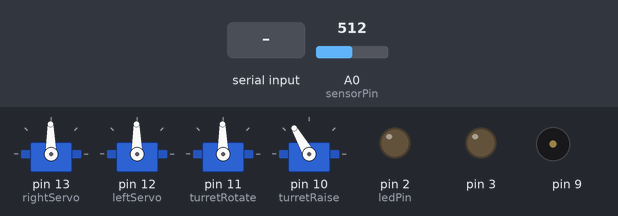
A sketch run on a simulated Arduino Uno, built with avr-gcc and run on an emulated ATmega328P. Parts: 4 × servo, output pins drawn as LEDs (lit = HIGH), buzzer (waves = sounding). The test bench sets the inputs (shaded band); at power-on: A0 (sensorPin) = 512. What the sketch prints to the serial monitor is not drawn.

Above: at 1.2 s.
1.3 s: byte 112 (112) received over Serial
At 1.9 s:
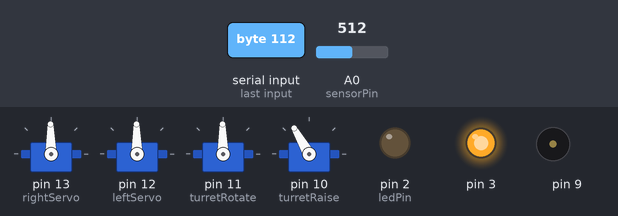
4.0 s: A0 (sensorPin) set to 529
At 5.0 s:
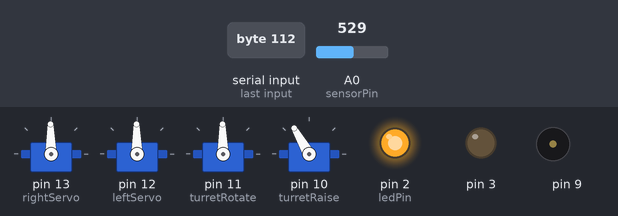
5.5 s: "c" received over Serial
At 5.9 s:
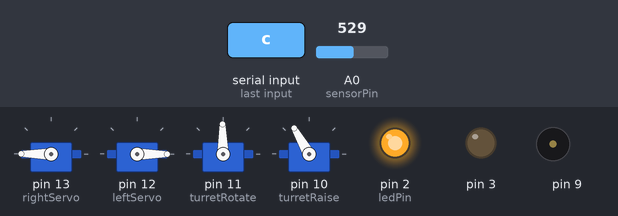
7.5 s: byte 103 (103) received over Serial
At 7.8 s:
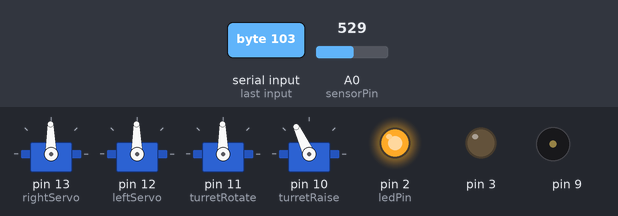
9.0 s: "d" received over Serial
At 9.4 s:
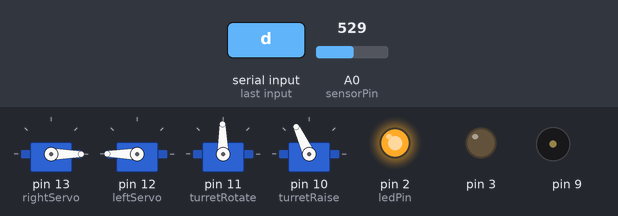
11.0 s: A0 (sensorPin) set to 511
At 11.8 s:
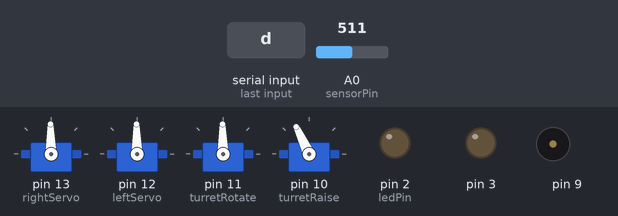
Timing chart, 0 to 13.5 s (numbered marks = the images above; inputs shaded):
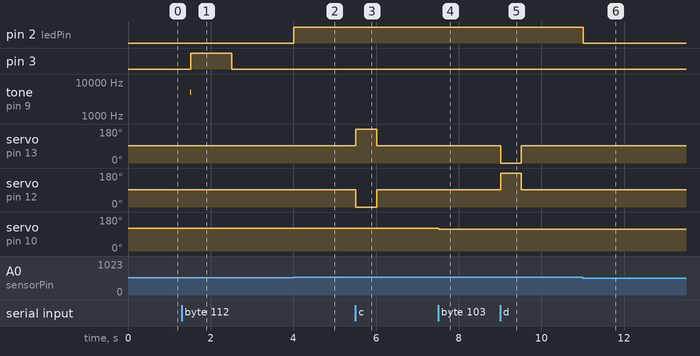

The sketch:

test_copy_20231109200802_copy_20231109200813.ino
```cpp
//Brandon Syverson
//Bluetooh controlled tank via arduino uno
//Phone app controller: "USBRControl"
//Bluetooth module = HC-06

//libraries
#include <Servo.h>//servo library

//variables
int data;
Servo rightServo;//right wheel
Servo leftServo;//left wheel

Servo turretRotate;
Servo turretRaise;

int servoTurretPosition = 120;//start turretRaise in lowered position (120)

const int sensorPin = 0;//light sensor
const int ledPin = 2;
int lightLevel, high = 0, low = 1023;

//setup
void setup()
{
  Serial.begin(9600);
  pinMode(13, OUTPUT);
  pinMode(12, OUTPUT);
  pinMode(11, OUTPUT);
  pinMode(10, OUTPUT);
  pinMode(9, OUTPUT);
  pinMode(3, OUTPUT);

  rightServo.attach(13);
  leftServo.attach(12);

  turretRotate.attach(11);
  turretRaise.attach(10);

  turretRaise.write(servoTurretPosition);//start lowered (120)

  pinMode(ledPin, OUTPUT);
}

//loop
void loop()
{

//TEST
  //turretShoot();
  //driveRight();

  //read data
  while(Serial.available() > 0){
    data = Serial.read();//'data' is a keycode indicating which button the app was pushed
    Serial.print(data);
  }

  //restart arduino
  if(data == 108){//D button
    restart();
  }

  //driving movement
  if(data == 99){//right top button
    driveForward();
  }
  else if(data == 100){//left bottom button
    driveReverse();
  }
  else if(data == 114){//left middle button
    driveStop();
  }

  else if(data == 98){//left right button
    driveRight();
  }
  else if(data == 97){//left left button
    driveLeft();
  }

  //turret movement
  else if(data == 101){//right left button
    turretRotateLeft();
  }
  else if(data == 102){//right right button
    turretRotateRight();
  }
  else if(data == 103){//right up button
    if(servoTurretPosition > 100){
      servoTurretPosition = servoTurretPosition - 5;
      turretRaiseUp(servoTurretPosition);
    }
  }
  else if(data == 104){//right bottom button
    //turretRaiseDown();
      if(servoTurretPosition < 120){
        servoTurretPosition = servoTurretPosition + 5;
        turretRaiseUp(servoTurretPosition);
    }
  }
  else if(data == 112){//R button
    turretShoot();
  }


  //stopping methods
if(data == 0){
    driveStop();
    turretStop();
    turretRaiseStop();
  }

  //debug
debug(500);//prints bluetooth signal codes at 500 speed
  if(data != 0){
    data = 0;
  }

  //headlights
headlights();//enables headlights when dark
}//end loop

//----------methods----------

//headlights
void headlights(){
  lightLevel = analogRead(sensorPin);
  manualTune();
  analogWrite(ledPin, lightLevel);
}

//driving methods
void driveForward()//both servos forward
{
  rightServo.write(180);
  leftServo.write(0);
}

void driveReverse(){//both servos reverse
  rightServo.write(0);
  leftServo.write(180);
}

void driveStop(){//both servos stop
  rightServo.write(91);
  leftServo.write(91);
}

void driveRight(){//left servo forward, right servo reverse
  rightServo.write(180);
  leftServo.write(180);
}

void driveLeft(){//left servo reverse, right servo forward
  rightServo.write(0);
  leftServo.write(0);
}


//turret methods
void turretRotateRight(){//rotate turret right
  turretRotate.write(85);//86
}

void turretRotateLeft(){//rotate turret left
  turretRotate.write(96);//96
}

void turretStop(){//stop turret
  turretRotate.write(91);
}

void turretRaiseUp(int x){//raise barrel up (x)
  //turretRaise.write(80);
  turretRaise.write(x);
}


void turretRaiseDown(int x){//raise barrel down (x)
  //turretRaise.write(110);
  turretRaise.write(x);
}


void turretRaiseStop(){//stop barrel movement
  //turretRaise.write(91);
}

void turretShoot(){//light LED on barrel and make sound with speaker
  tone(9, 5000);
  delay(10);
  noTone(9);
  digitalWrite(3, HIGH);
  delay(1000);
  digitalWrite(3, LOW);
}

//debug method
int debug(int time){//display which button is clicked throught serial monitor and bluetooth
  delay(time);
  Serial.print(data);
}

void autoTune()
{
  if (lightLevel < low)
  {
    low = lightLevel;
  }
  if (lightLevel > high)
  {
    high = lightLevel;
  }
  lightLevel = map(lightLevel, low+30, high-30, 0, 255);
  lightLevel = constrain(lightLevel, 0, 255);
}

void manualTune()
{
  lightLevel = map(lightLevel, 0, 1023, 0, 255);
  lightLevel = constrain(lightLevel, 0, 255);
}

void restart() {
  delay(100);
  Serial.println("Restarting Arduino...");
  asm volatile ("  jmp 0");//restarts software
  delay(100);
}
```

Measured:
- the behaviour switches between 513 and 514 on A0 (sensorPin) (found by bisection; images 1 and 2)
- after the input at 1.3 s, pin 3: LOW → HIGH after 0.21 s, → LOW 1.0 s later; tone on pin 9: silent → 5000 Hz after 0.20 s, → silent 0.01 s later
- after the input at 4.0 s, pin 2 (ledPin): LOW → HIGH at once
- after the input at 5.5 s, servo on pin 13 (rightServo): 91° → 180° at once, → 91° 0.50 s later; servo on pin 12 (leftServo): 91° → 0° at once, → 91° 0.50 s later
- after the input at 7.5 s, servo on pin 10 (turretRaise): 120° → 115° at once
- after the input at 9.0 s, servo on pin 13 (rightServo): 91° → 0° at once, → 91° 0.50 s later; servo on pin 12 (leftServo): 91° → 180° at once, → 91° 0.50 s later
- after the input at 11.0 s, pin 2 (ledPin): HIGH → LOW at once
